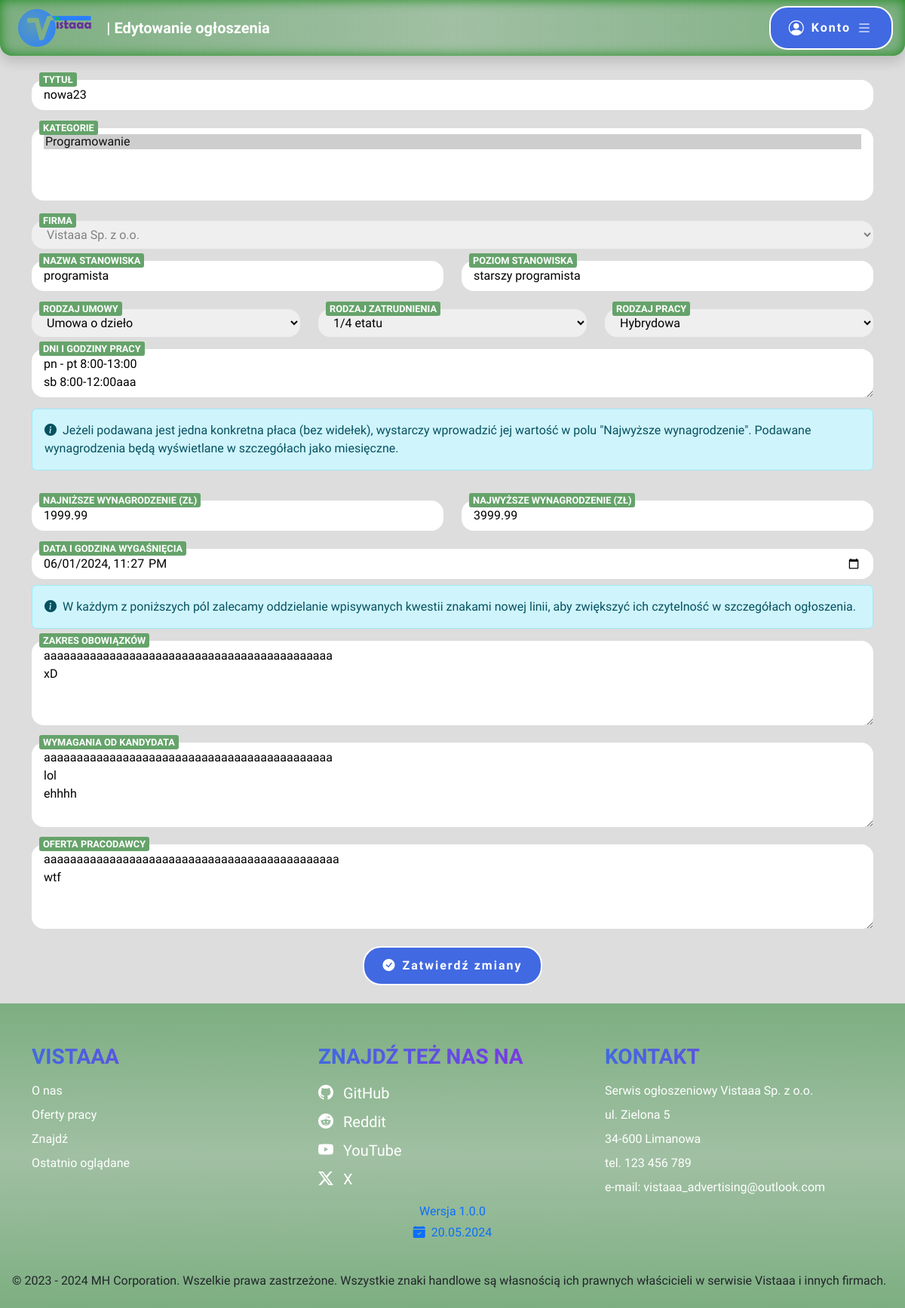
The page /offerform.php?id=2 (signed in) on the database as committed earlier.
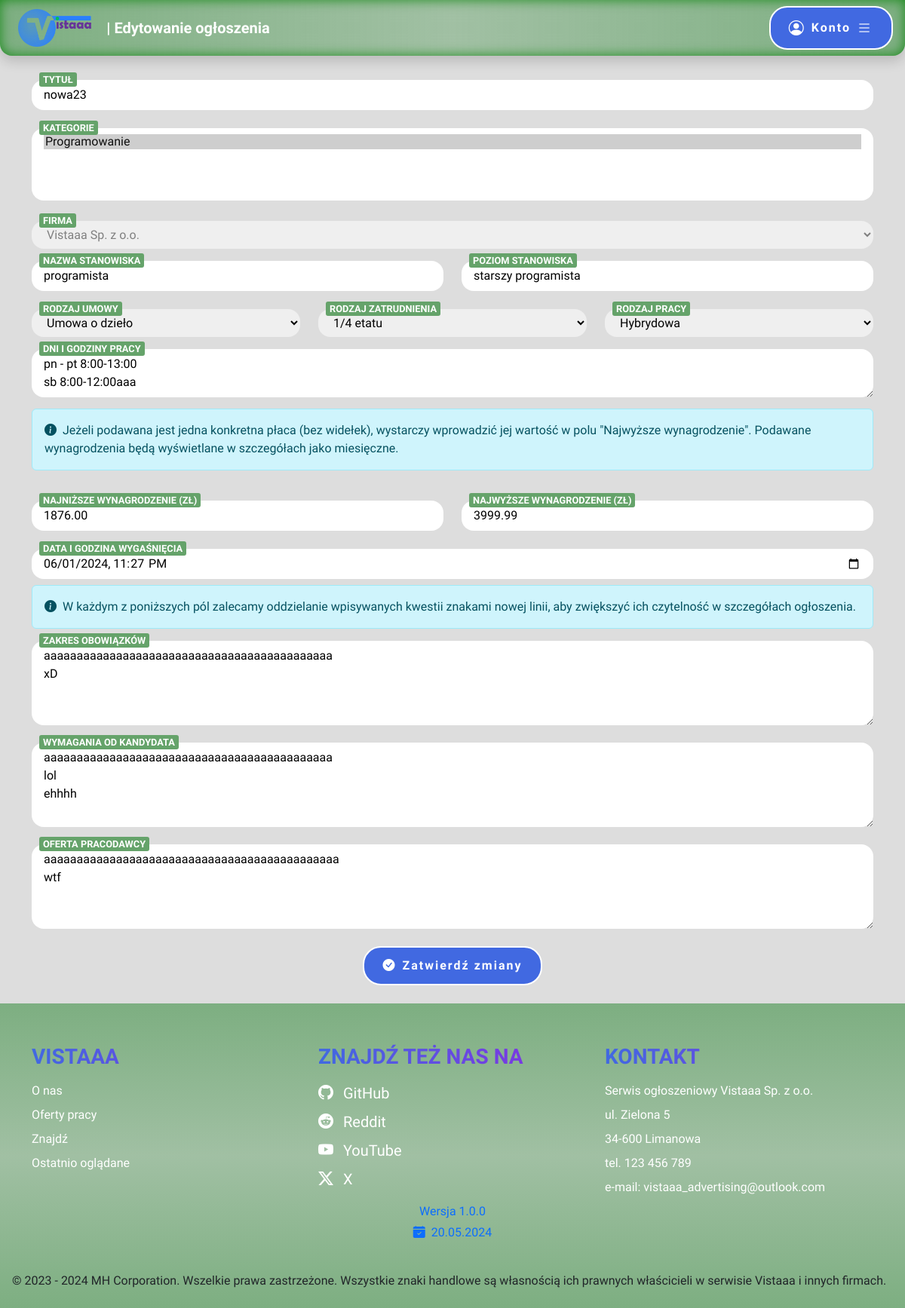
The same page on the database as committed later.
### tables this page shows
CREATE TABLE `advertisement` (
  `advertisement_id` int(10) UNSIGNED NOT NULL,
  `title` varchar(100) NOT NULL,
  `company_id` int(10) UNSIGNED NOT NULL,
  `position_name` varchar(50) NOT NULL,
  `position_level` varchar(50) NOT NULL,
  `contract_type` enum('Umowa o pracę','Umowa zlecenie','Umowa o dzieło') NOT NULL,
  `employment_type` enum('Pełny etat','Pół etatu','1/4 etatu','3/4 etatu','Staż','Praktyki','Wolontariat') NOT NULL,
  `work_type` enum('Zdalna','Stacjonarna','Hybrydowa') NOT NULL,
  `salary_lowest` decimal(8,2) DEFAULT NULL,
  `salary_highest` decimal(8,2) NOT NULL,
  `work_days` varchar(50) NOT NULL,
  `date_added` datetime NOT NULL,
  `date_expiration` datetime NOT NULL,
  `responsibilities` text NOT NULL,
  `requirements` text NOT NULL,
  `offer` text NOT NULL
);

### offerform.php (the view, shortened to what the changed rows need)
<?php
	require "connect.php";
	$connect = new mysqli($host, $db_user, $db_password, $db_name);
	if(isset($_GET["id"]) && array_key_exists("company_id", $_SESSION["logged"]))
	{
		$id = $_GET["id"];
		$result = $connect->execute_query('SELECT * FROM advertisement WHERE advertisement_id = ?', [$id]);
		if($result->num_rows == 1)
		{
			$editRow = $result->fetch_assoc();
		}
	}
	$contract_types = array("Umowa o pracę", "Umowa zlecenie", "Umowa o dzieło");
	$employment_types = array("Pełny etat", "Pół etatu", "1/4 etatu", "3/4 etatu", "Praktyki", "Staż", "Wolontariat");
	$work_types = array("Stacjonarna", "Zdalna", "Hybrydowa");
?>
<!DOCTYPE html>
<html lang="pl">
<head>
    <link href="https://cdn.jsdelivr.net/npm/bootstrap@5.3.3/dist/css/bootstrap.min.css" rel="stylesheet">
    <link rel="stylesheet" href="https://cdn.jsdelivr.net/npm/bootstrap-icons@1.11.3/font/bootstrap-icons.min.css">
    <link rel="stylesheet" href="style.css">
</head>
<body>
	<main>
		<article class="container-md">
			<?php
				$editError = false;
				$isEditModeEnabled = false;
				$connect = new mysqli($host, $db_user, $db_password, $db_name);
				$connect->set_charset('utf8mb4');
				if(isset($_GET["id"]))
				{
					$id = $_GET["id"];
					$result = $connect->execute_query('SELECT * FROM advertisement WHERE advertisement_id = ?', [$id]);
					if($result->num_rows != 1)
						$editError = true;
					else
					{
						$isEditModeEnabled = true;
						$categories = array();
						$editRow = $result->fetch_assoc();
						$result = $connect->execute_query('SELECT * FROM advertisement_category WHERE advertisement_id = ?', [$id]);
						while($offerCategory = $result->fetch_assoc())
							array_push($categories, $offerCategory["category_id"]);
					}
				}
				if(!$editError)
				{
					echo "<form action='offerform.php' id='offerForm'";
					if($isEditModeEnabled)
						echo "?id=".$_GET["id"];
					echo "' method='POST'>";
					echo "<div class='position-relative formInput mt-3'>";
                    echo "<input type='text' id='title' name='title' minlength='3' maxlength='100' placeholder='Tytuł' required class='rounded-4 border-0 w-100 py-2 px-3'";
					if($isEditModeEnabled)
						echo " value='".htmlspecialchars($editRow["title"])."'";
                    echo "><label for='title' class='position-absolute'>Tytuł</label>";
                    echo "</div>";
					echo "<div class='position-relative formInput mt-4'>";
					echo "<select id='category' multiple required name='category[]' class='rounded-4 border-0 w-100 py-2 px-3'>";
					$result = $connect->execute_query('SELECT category_id, name FROM category');
					while($row = $result->fetch_assoc())
					{
						echo "<option value='".$row["category_id"]."'";
						if($isEditModeEnabled && in_array($row["category_id"], $categories))
							echo " selected";
						echo ">".$row["name"]."</option>";
					}
                    echo "</select><label for='category' class='position-absolute'>Kategorie</label></div>";
					echo "<div class='position-relative formInput mt-4'>";
					echo "<select id='company' name='company' class='rounded-4 border-0 w-100 py-2 px-3'";
					if(array_key_exists("company_id", $_SESSION["logged"]))
						echo " disabled><option selected value='".$_SESSION["logged"]["company_id"]."'>".$_SESSION["logged"]["name"]."</option>";
                    echo "</select><label for='company' class='position-absolute'>Firma</label></div>";
					echo "<section class='row'>";
					echo "<div class='col-12 col-md-6'><div class='position-relative formInput mt-3'>";
					echo "<input type='text' id='name' name='name' minlength='3' maxlength='50' placeholder='Nazwa stanowiska' required class='rounded-4 border-0 w-100 py-2 px-3'";
					if($isEditModeEnabled)
						echo " value='".htmlspecialchars($editRow["position_name"])."'";
                    echo "><label for='name' class='position-absolute'>Nazwa stanowiska</label>";
                    echo "</div>";
					echo "</div>";
					echo "<div class='col-12 col-md-6'><div class='position-relative formInput mt-3'>";
					echo "<input type='text' id='level' name='level' minlength='3' maxlength='50' placeholder='Poziom stanowiska' required class='rounded-4 border-0 w-100 py-2 px-3'";
					if($isEditModeEnabled)
						echo " value='".htmlspecialchars($editRow["position_level"])."'";
                    echo "><label for='level' class='position-absolute'>Poziom stanowiska</label>";
                    echo "</div>";
					echo "</div>";
					echo "</section>";
					echo "<section class='row'>";
					echo "<div class='col-12 col-sm-6 col-md-4'><div class='position-relative formInput mt-4'>";
					echo "<select required id='contract' name='contract' class='rounded-4 border-0 w-100 py-2 px-3'><option value='' disabled selected hidden>Wybierz...</option>";
					for($i = 0; $i < count($contract_types); $i++)
					{
						echo "<option value='".$i."'";
						if($isEditModeEnabled && $editRow["contract_type"] == $contract_types[$i])
							echo " selected";
						echo ">".$contract_types[$i]."</option>";
					}
                    echo "</select><label for='contract' class='position-absolute'>Rodzaj umowy</label>";
                    echo "</div>";
					echo "</div>";
					echo "<div class='col-12 col-sm-6 col-md-4'><div class='position-relative formInput mt-4'>";
					echo "<select required id='employment' name='employment' class='rounded-4 border-0 w-100 py-2 px-3'><option value='' disabled selected hidden>Wybierz...</option>";
					for($i = 0; $i < count($employment_types); $i++)
					{
						echo "<option value='".$i."'";
						if($isEditModeEnabled && $editRow["employment_type"] == $employment_types[$i])
							echo " selected";
						echo ">".$employment_types[$i]."</option>";
					}
                    echo "</select><label for='employment' class='position-absolute'>Rodzaj zatrudnienia</label>";
                    echo "</div>";
					echo "</div>";
					echo "<div class='col-12 col-sm-6 col-md-4'><div class='position-relative formInput mt-4'>";
					echo "<select required id='work' name='work' class='rounded-4 border-0 w-100 py-2 px-3'><option value='' disabled selected hidden>Wybierz...</option>";
					for($i = 0; $i < count($work_types); $i++)
					{
						echo "<option value='".$i."'";
						if($isEditModeEnabled && $editRow["work_type"] == $work_types[$i])
							echo " selected";
						echo ">".$work_types[$i]."</option>";
					}
                    echo "</select><label for='work' class='position-absolute'>Rodzaj pracy</label>";
                    echo "</div>";
					echo "</div>";
					echo "</section>";
					echo "<div class='position-relative formInput mt-3'>";
                    echo "<textarea minlength='4' maxlength='50' rows='2' id='days' name='days' placeholder='Dni i godziny pracy' required class='rounded-4 border-0 w-100 py-2 px-3'>";
					if($isEditModeEnabled)
						echo htmlspecialchars($editRow["work_days"]);
                    echo "</textarea><label for='days' class='position-absolute'>Dni i godziny pracy</label>";
                    echo "</div>";
					echo "<div class='alert alert-info information mt-2'><i class='bi bi-info-circle-fill me-2'></i>Jeżeli podawana jest jedna konkretna płaca (bez widełek), wystarczy wprowadzić jej wartość w polu \"Najwyższe wynagrodzenie\". Podawane wynagrodzenia będą wyświetlane w szczegółach jako miesięczne.</div>";
					echo "<section class='row'>";
					echo "<div class='col-12 col-md-6'><div class='position-relative formInput mt-4'>";
					echo "<input type='number' id='salary_lowest' name='salary_lowest' min='0' max='999999.99' step='0.01' class='rounded-4 border-0 w-100 py-2 px-3'";
					if($isEditModeEnabled)
						echo " value='".$editRow["salary_lowest"]."'";
                    echo "><label for='salary_lowest' class='position-absolute'>Najniższe wynagrodzenie (zł)</label>";
                    echo "</div>";
					echo "</div>";
					echo "<div class='col-12 col-md-6'><div class='position-relative formInput mt-4'>";
					echo "<input type='number' id='salary_highest' name='salary_highest' min='0' max='999999.99' step='0.01' required class='rounded-4 border-0 w-100 py-2 px-3'";
					if($isEditModeEnabled)
						echo " value='".$editRow["salary_highest"]."'";
                    echo "><label for='salary_highest' class='position-absolute'>Najwyższe wynagrodzenie (zł)</label>";
                    echo "</div></div>";
					echo "</section>";
					echo "<div class='position-relative formInput mt-4'>";
                    echo "<input type='datetime-local' id='date' name='date' min='".date("Y-m-d\TH:i")."' required class='rounded-4 border-0 w-100 py-2 px-3'";
					if($isEditModeEnabled)
						echo " value='".$editRow["date_expiration"]."'";
                    echo "><label for='date' class='position-absolute'>Data i godzina wygaśnięcia</label>";
                    echo "</div>";
					echo "<div class='alert alert-info information mt-2'><i class='bi bi-info-circle-fill me-2'></i>W każdym z poniższych pól zalecamy oddzielanie wpisywanych kwestii znakami nowej linii, aby zwiększyć ich czytelność w szczegółach ogłoszenia.</div>";
					echo "<div class='position-relative formInput mt-3'>";
                    echo "<textarea minlength='20' maxlength='1000' rows='4' id='responsibilities' name='responsibilities' placeholder='Zakres obowiązków' required class='rounded-4 border-0 w-100 py-2 px-3'>";
					if($isEditModeEnabled)
						echo htmlspecialchars($editRow["responsibilities"]);
                    echo "</textarea><label for='responsibilities' class='position-absolute'>Zakres obowiązków</label>";
                    echo "</div>";
					echo "<div class='position-relative formInput mt-3'>";
                    echo "<textarea minlength='20' maxlength='1000' rows='4' id='requirements' name='requirements' placeholder='Wymagania od kandydata' required class='rounded-4 border-0 w-100 py-2 px-3'>";
					if($isEditModeEnabled)
						echo htmlspecialchars($editRow["requirements"]);
                    echo "</textarea><label for='requirements' class='position-absolute'>Wymagania od kandydata</label>";
                    echo "</div>";
					echo "<div class='position-relative formInput mt-3'>";
                    echo "<textarea minlength='20' maxlength='1000' rows='4' id='offer' name='offer' placeholder='Oferta pracodawcy' required class='rounded-4 border-0 w-100 py-2 px-3'>";
					if($isEditModeEnabled)
						echo htmlspecialchars($editRow["offer"]);
                    echo "</textarea><label for='offer' class='position-absolute'>Oferta pracodawcy</label>";
                    echo "</div>";
					echo "<button type='submit' class='commonButton d-block mx-auto mt-3'>";
						if($isEditModeEnabled)
							echo "<i class='bi bi-check-circle-fill me-2'></i>Zatwierdź zmiany";
						else
							echo "<i class='bi bi-plus-circle-fill me-2'></i>Dodaj ogłoszenie";
					echo "</button></form>";
				}
				else
					echo "<div class='alert alert-danger information'><strong>Wystąpił błąd: Nie znaleziono oferty o takim identyfikatorze.</strong></div>";
			?>
		</article>
	</main>
</body>
</html>

Rows that differ between the two databases and show on the page:
changed advertisement "nowa23": salary_lowest "1999.99" → "1876.00"
